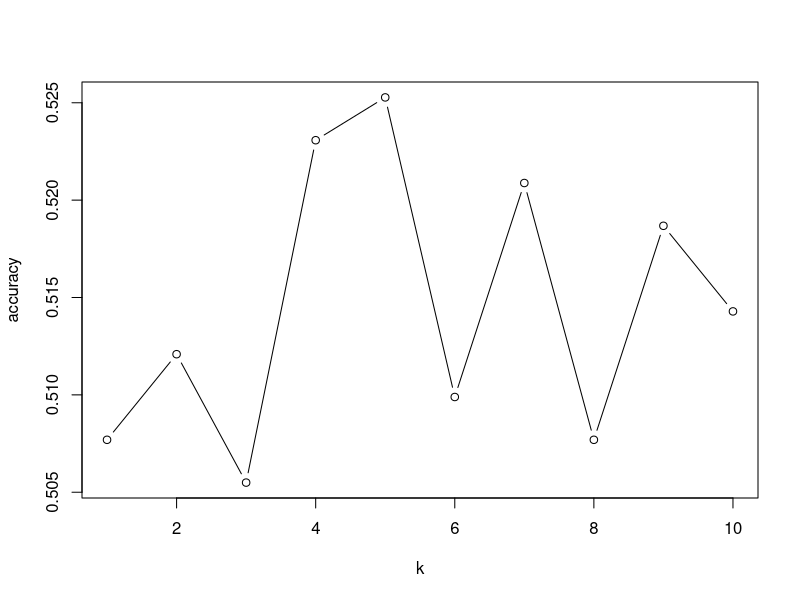

The R source for this figure:
#
# Code snippets (my edition)
#

# 1. Libraries
library(class)
library(dplyr)
library(lubridate)

# 2. Settings
set.seed(100)

# 3. Read data set
df_stocks <- read.csv('stocks.csv')

# 4. Feature engineering

# 4.1. Low-case features names
colnames(df_stocks) <- tolower(colnames(df_stocks))

# 4.2. Convert type of 'Date' feature from 'Factor' to 'Date'
df_stocks$date <- ymd(df_stocks$date)

# 4.3. Create boolean vector to check observations 'before' 2014 year
is_stocks_before_2014 <-  year(df_stocks$date) < 2014

# 5. Create 'train' and 'test' sets

predictors <- cbind(lag(df_stocks$apple, default = 210.73), 
                    lag(df_stocks$google, default = 619.98), 
                    lag(df_stocks$msft, default = 30.48))

# 6. Create baseline model
fit_knn <- knn(predictors[is_stocks_before_2014, ], 
               predictors[!is_stocks_before_2014, ], 
               df_stocks$increase[is_stocks_before_2014], k = 1)

# 7. Check accuracy

# 7.1. Confusion matrix
table(fit_knn, df_stocks$increase[!is_stocks_before_2014])

# 7.2. Mean
mean(fit_knn == df_stocks$increase[!is_stocks_before_2014])

# 8. Improve accuracy by changing 'k' parameter

# 8.1. Settings
accuracy <- rep(0, 10)
k <- 1:10

# 8.2. Calculations
for(x in k){
  # 8.2.1. Create model with 'x' value of 'k' parameter
  fit_knn <- knn(predictors[is_stocks_before_2014, ], 
                 predictors[!is_stocks_before_2014, ], 
                 df_stocks$increase[is_stocks_before_2014], k = x)
  
  accuracy[x] <- mean(fit_knn == df_stocks$increase[!is_stocks_before_2014])
}

# 8.3. Plot results
plot(k, accuracy, type = 'b')

